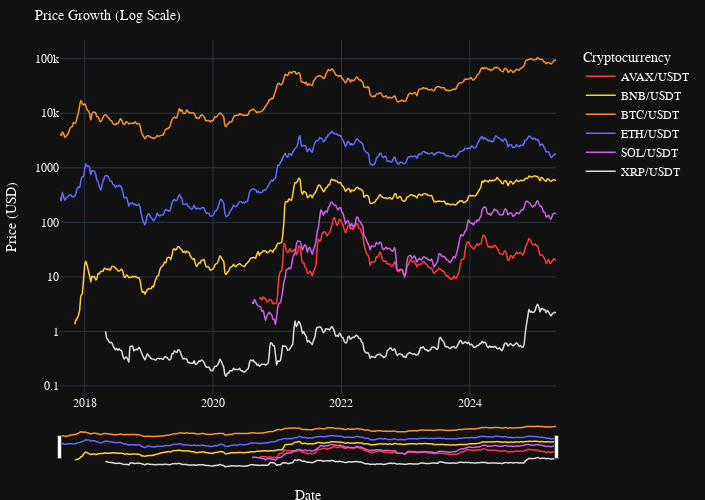

Notebook code cell kept with this figure:
### Code cell
# Create the figure
fig1 = px.line(
    avg_df,
    x='timestamp',
    y='average_price',
    color='symbols',
    custom_data=['symbols', 'average_price'],
    title='Price Growth (Log Scale)',
    labels={
        'timestamp': 'Date',
        'average_price': 'Price (USD)',
        'symbols': 'Cryptocurrency'
    },
    color_discrete_map={
        'BTC/USDT': '#FC922F',  # Bitcoin Orange
        'ETH/USDT': '#626AFF',  # Ethereum Blue
        'BNB/USDT': '#FFCF3D',  # Binance Yellow
        'SOL/USDT': '#CF62E7',   # Solana Pink
        'XRP/USDT': '#DCDCDC',  # Ripple Grey
        'AVAX/USDT': '#FF3A3A',  # Avalanche Red
    },
    markers=False,
    line_shape='spline',
)

# Update traces to reduce marker size
fig1.update_traces(
    line=dict(width= 1.5, smoothing=0.5),
    hovertemplate="<b>%{customdata[0]}</b><br>" +
                  "Price: $%{customdata[1]:,.2f}<br>" +
                  "<extra></extra>"
)

fig1.update_layout(
    template="plotly_dark",              # inherit base dark theme 
        hovermode="closest",
        dragmode="pan",
        title=dict(font=dict(size=14, color='white'), xanchor="left"),
        hoverlabel=dict(font=dict(family="IBM Plex Sans", size=12)),
        font=dict(family="IBM Plex Sans", color="white"),
        legend=dict(yanchor="top", y=0.99, xanchor="left", x=1.05),
        margin=dict(l=10, r=10, t=40, b=10),
        yaxis=dict(type="log", title="Price (USD)", dtick=1,),
        xaxis=dict(rangeslider=dict(visible=True, thickness=0.1), type="date"),
        height=500, width=705,
)

# Show the plot
fig1.show(config={
    'displayModeBar': True,
    'displaylogo': False,
    'modeBarButtonsToAdd': ['fullscreen']
})


# get the full HTML as a string, with Plotly.js from CDN
fig1html = fig1.to_html(include_plotlyjs="cdn", full_html=True)

# inject the Google Fonts link right after <head>
font_link = '<link href="https://fonts.googleapis.com/css2?family=IBM+Plex+Sans&display=swap" rel="stylesheet">'
fig1html = fig1html.replace("<head>", f"<head>\n    {font_link}")

# save the HTML to a file
with open("plots/html/crypto_price_growth.html", "w") as f:
    f.write(fig1html)

### Figure 1 — Plotly figure (JSON) as saved in the notebook; plotly's stock layout.template omitted (floating-point values rounded to 4 significant figures; data arrays with more than 128 entries replaced by an {"elided": "..."} marker saying what was removed)
{"data": [{"customdata": {"elided": "242x2 mixed values"}, "hovertemplate": "<b>%{customdata[0]}</b><br>Price: $%{customdata[1]:,.2f}<br><extra></extra>", "legendgroup": "AVAX/USDT", "line": {"color": "#FF3A3A", "dash": "solid", "shape": "spline", "smoothing": 0.5, "width": 1.5}, "marker": {"symbol": "circle"}, "mode": "lines", "name": "AVAX/USDT", "orientation": "v", "showlegend": true, "type": "scatter", "x": {"elided": "242 str values"}, "xaxis": "x", "y": {"elided": "242 float values"}, "yaxis": "y"}, {"customdata": {"elided": "392x2 mixed values"}, "hovertemplate": "<b>%{customdata[0]}</b><br>Price: $%{customdata[1]:,.2f}<br><extra></extra>", "legendgroup": "BNB/USDT", "line": {"color": "#FFCF3D", "dash": "solid", "shape": "spline", "smoothing": 0.5, "width": 1.5}, "marker": {"symbol": "circle"}, "mode": "lines", "name": "BNB/USDT", "orientation": "v", "showlegend": true, "type": "scatter", "x": {"elided": "392 str values"}, "xaxis": "x", "y": {"elided": "392 float values"}, "yaxis": "y"}, {"customdata": {"elided": "404x2 mixed values"}, "hovertemplate": "<b>%{customdata[0]}</b><br>Price: $%{customdata[1]:,.2f}<br><extra></extra>", "legendgroup": "BTC/USDT", "line": {"color": "#FC922F", "dash": "solid", "shape": "spline", "smoothing": 0.5, "width": 1.5}, "marker": {"symbol": "circle"}, "mode": "lines", "name": "BTC/USDT", "orientation": "v", "showlegend": true, "type": "scatter", "x": {"elided": "404 str values"}, "xaxis": "x", "y": {"elided": "404 float values"}, "yaxis": "y"}, {"customdata": {"elided": "404x2 mixed values"}, "hovertemplate": "<b>%{customdata[0]}</b><br>Price: $%{customdata[1]:,.2f}<br><extra></extra>", "legendgroup": "ETH/USDT", "line": {"color": "#626AFF", "dash": "solid", "shape": "spline", "smoothing": 0.5, "width": 1.5}, "marker": {"symbol": "circle"}, "mode": "lines", "name": "ETH/USDT", "orientation": "v", "showlegend": true, "type": "scatter", "x": {"elided": "404 str values"}, "xaxis": "x", "y": {"elided": "404 float values"}, "yaxis": "y"}, {"customdata": {"elided": "248x2 mixed values"}, "hovertemplate": "<b>%{customdata[0]}</b><br>Price: $%{customdata[1]:,.2f}<br><extra></extra>", "legendgroup": "SOL/USDT", "line": {"color": "#CF62E7", "dash": "solid", "shape": "spline", "smoothing": 0.5, "width": 1.5}, "marker": {"symbol": "circle"}, "mode": "lines", "name": "SOL/USDT", "orientation": "v", "showlegend": true, "type": "scatter", "x": {"elided": "248 str values"}, "xaxis": "x", "y": {"elided": "248 float values"}, "yaxis": "y"}, {"customdata": {"elided": "367x2 mixed values"}, "hovertemplate": "<b>%{customdata[0]}</b><br>Price: $%{customdata[1]:,.2f}<br><extra></extra>", "legendgroup": "XRP/USDT", "line": {"color": "#DCDCDC", "dash": "solid", "shape": "spline", "smoothing": 0.5, "width": 1.5}, "marker": {"symbol": "circle"}, "mode": "lines", "name": "XRP/USDT", "orientation": "v", "showlegend": true, "type": "scatter", "x": {"elided": "367 str values"}, "xaxis": "x", "y": {"elided": "367 float values"}, "yaxis": "y"}], "layout": {"dragmode": "pan", "font": {"color": "white", "family": "IBM Plex Sans"}, "height": 500, "hoverlabel": {"font": {"family": "IBM Plex Sans", "size": 12}}, "hovermode": "closest", "legend": {"title": {"text": "Cryptocurrency"}, "tracegroupgap": 0, "x": 1.05, "xanchor": "left", "y": 0.99, "yanchor": "top"}, "margin": {"b": 10, "l": 10, "r": 10, "t": 40}, "title": {"font": {"color": "white", "size": 14}, "text": "Price Growth (Log Scale)", "xanchor": "left"}, "width": 705, "xaxis": {"anchor": "y", "domain": [0, 1], "rangeslider": {"thickness": 0.1, "visible": true}, "title": {"text": "Date"}, "type": "date"}, "yaxis": {"anchor": "x", "domain": [0, 1], "dtick": 1, "title": {"text": "Price (USD)"}, "type": "log"}}}
